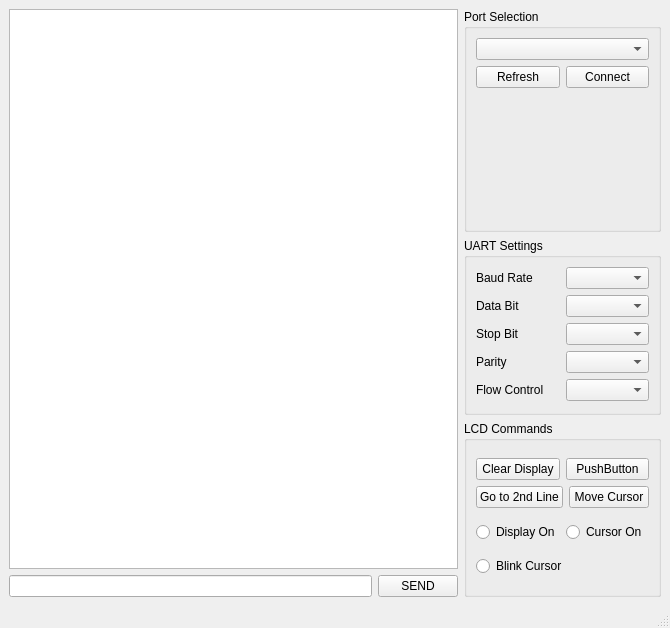
<?xml version="1.0" encoding="UTF-8"?>
<ui version="4.0">
 <class>MainWindow</class>
 <widget class="QMainWindow" name="MainWindow">
  <property name="geometry">
   <rect>
    <x>0</x>
    <y>0</y>
    <width>670</width>
    <height>628</height>
   </rect>
  </property>
  <property name="windowTitle">
   <string>MainWindow</string>
  </property>
  <widget class="QWidget" name="centralwidget">
   <layout class="QHBoxLayout" name="horizontalLayout_3">
    <item>
     <layout class="QVBoxLayout" name="verticalLayout">
      <item>
       <widget class="QPlainTextEdit" name="chat_box"/>
      </item>
      <item>
       <layout class="QHBoxLayout" name="horizontalLayout">
        <item>
         <widget class="QLineEdit" name="message_line"/>
        </item>
        <item>
         <widget class="QPushButton" name="send_button">
          <property name="text">
           <string>SEND</string>
          </property>
         </widget>
        </item>
       </layout>
      </item>
     </layout>
    </item>
    <item>
     <layout class="QVBoxLayout" name="verticalLayout_2">
      <item alignment="Qt::AlignTop">
       <widget class="QGroupBox" name="groupBox">
        <property name="minimumSize">
         <size>
          <width>158</width>
          <height>223</height>
         </size>
        </property>
        <property name="title">
         <string>Port Selection</string>
        </property>
        <property name="checkable">
         <bool>false</bool>
        </property>
        <layout class="QVBoxLayout" name="verticalLayout_3">
         <item>
          <widget class="QComboBox" name="comPortBox"/>
         </item>
         <item>
          <layout class="QHBoxLayout" name="horizontalLayout_2">
           <item>
            <widget class="QPushButton" name="comPortButton">
             <property name="text">
              <string>Refresh</string>
             </property>
            </widget>
           </item>
           <item>
            <widget class="QPushButton" name="connectButton">
             <property name="text">
              <string>Connect</string>
             </property>
            </widget>
           </item>
          </layout>
         </item>
         <item>
          <spacer name="verticalSpacer">
           <property name="orientation">
            <enum>Qt::Vertical</enum>
           </property>
           <property name="sizeHint" stdset="0">
            <size>
             <width>20</width>
             <height>40</height>
            </size>
           </property>
          </spacer>
         </item>
        </layout>
       </widget>
      </item>
      <item>
       <widget class="QGroupBox" name="groupBox_2">
        <property name="title">
         <string>UART Settings</string>
        </property>
        <layout class="QVBoxLayout" name="verticalLayout_4">
         <item>
          <layout class="QHBoxLayout" name="horizontalLayout_4">
           <item>
            <widget class="QLabel" name="label">
             <property name="text">
              <string>Baud Rate</string>
             </property>
            </widget>
           </item>
           <item>
            <widget class="QComboBox" name="baudRateBox"/>
           </item>
          </layout>
         </item>
         <item>
          <layout class="QHBoxLayout" name="horizontalLayout_8">
           <item>
            <widget class="QLabel" name="label_5">
             <property name="text">
              <string>Data Bit</string>
             </property>
            </widget>
           </item>
           <item>
            <widget class="QComboBox" name="dataBitBox"/>
           </item>
          </layout>
         </item>
         <item>
          <layout class="QHBoxLayout" name="horizontalLayout_7">
           <item>
            <widget class="QLabel" name="label_4">
             <property name="text">
              <string>Stop Bit</string>
             </property>
            </widget>
           </item>
           <item>
            <widget class="QComboBox" name="stopBitBox"/>
           </item>
          </layout>
         </item>
         <item>
          <layout class="QHBoxLayout" name="horizontalLayout_6">
           <item>
            <widget class="QLabel" name="label_3">
             <property name="sizePolicy">
              <sizepolicy hsizetype="Preferred" vsizetype="Preferred">
               <horstretch>0</horstretch>
               <verstretch>0</verstretch>
              </sizepolicy>
             </property>
             <property name="text">
              <string>Parity</string>
             </property>
            </widget>
           </item>
           <item>
            <widget class="QComboBox" name="parityBox"/>
           </item>
          </layout>
         </item>
         <item>
          <layout class="QHBoxLayout" name="horizontalLayout_5">
           <item>
            <widget class="QLabel" name="label_2">
             <property name="enabled">
              <bool>true</bool>
             </property>
             <property name="sizePolicy">
              <sizepolicy hsizetype="Preferred" vsizetype="Preferred">
               <horstretch>0</horstretch>
               <verstretch>0</verstretch>
              </sizepolicy>
             </property>
             <property name="text">
              <string>Flow Control</string>
             </property>
             <property name="scaledContents">
              <bool>false</bool>
             </property>
            </widget>
           </item>
           <item>
            <widget class="QComboBox" name="flowControlBox"/>
           </item>
          </layout>
         </item>
        </layout>
       </widget>
      </item>
      <item>
       <widget class="QGroupBox" name="groupBox_3">
        <property name="title">
         <string>LCD Commands</string>
        </property>
        <layout class="QVBoxLayout" name="verticalLayout_6">
         <item>
          <layout class="QVBoxLayout" name="verticalLayout_5">
           <item>
            <layout class="QHBoxLayout" name="horizontalLayout_10">
             <item>
              <widget class="QPushButton" name="clearButton">
               <property name="text">
                <string>Clear Display</string>
               </property>
              </widget>
             </item>
             <item>
              <widget class="QPushButton" name="pushButton_3">
               <property name="text">
                <string>PushButton</string>
               </property>
              </widget>
             </item>
            </layout>
           </item>
           <item>
            <layout class="QHBoxLayout" name="horizontalLayout_9">
             <item>
              <widget class="QPushButton" name="secondLineButton">
               <property name="text">
                <string>Go to 2nd Line</string>
               </property>
              </widget>
             </item>
             <item>
              <widget class="QPushButton" name="moveCursorButton">
               <property name="text">
                <string>Move Cursor</string>
               </property>
              </widget>
             </item>
            </layout>
           </item>
          </layout>
         </item>
         <item>
          <layout class="QHBoxLayout" name="horizontalLayout_11">
           <item>
            <widget class="QRadioButton" name="displayOnOffButton">
             <property name="enabled">
              <bool>true</bool>
             </property>
             <property name="sizePolicy">
              <sizepolicy hsizetype="Minimum" vsizetype="Fixed">
               <horstretch>0</horstretch>
               <verstretch>0</verstretch>
              </sizepolicy>
             </property>
             <property name="minimumSize">
              <size>
               <width>0</width>
               <height>0</height>
              </size>
             </property>
             <property name="text">
              <string>Display On</string>
             </property>
            </widget>
           </item>
           <item>
            <widget class="QRadioButton" name="cursorOnButton">
             <property name="text">
              <string>Cursor On</string>
             </property>
            </widget>
           </item>
          </layout>
         </item>
         <item>
          <widget class="QRadioButton" name="blinkCursorButton">
           <property name="text">
            <string>Blink Cursor</string>
           </property>
          </widget>
         </item>
        </layout>
       </widget>
      </item>
     </layout>
    </item>
   </layout>
  </widget>
  <widget class="QMenuBar" name="menubar">
   <property name="geometry">
    <rect>
     <x>0</x>
     <y>0</y>
     <width>670</width>
     <height>22</height>
    </rect>
   </property>
  </widget>
  <widget class="QStatusBar" name="statusbar"/>
 </widget>
 <resources/>
 <connections/>
</ui>
